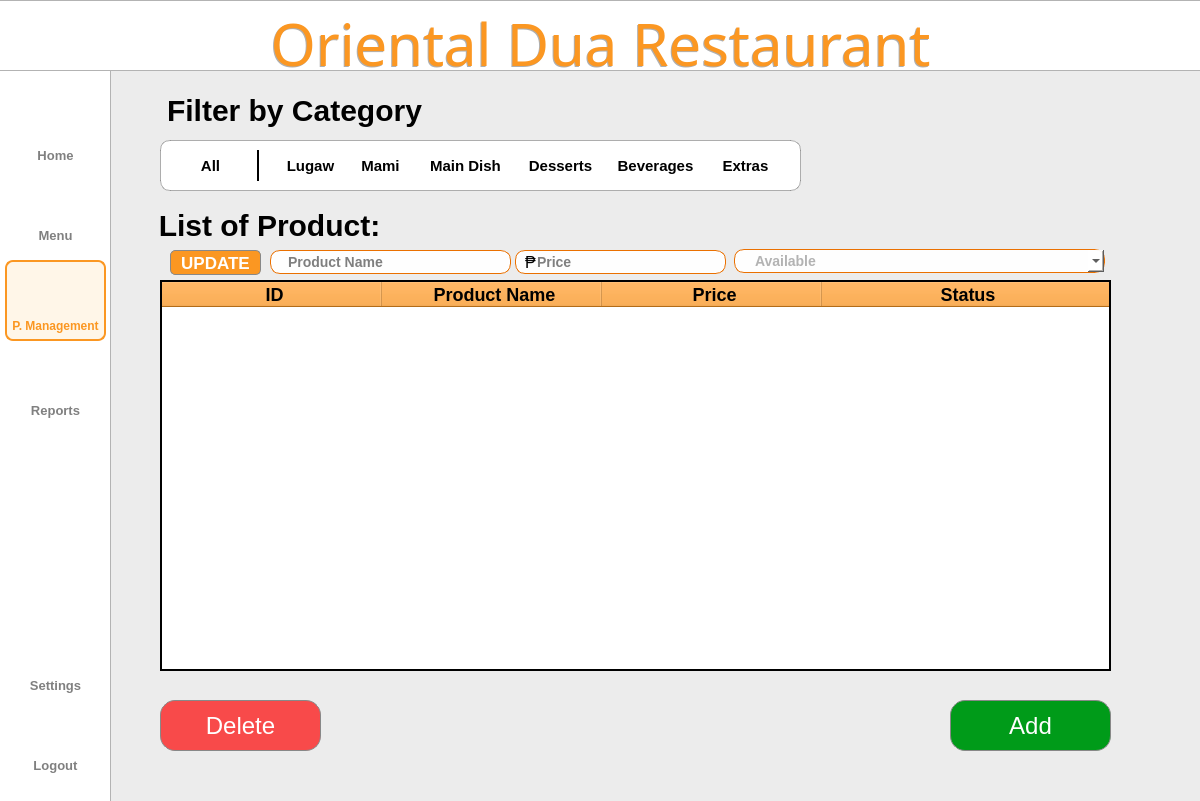
<?xml version="1.0" encoding="UTF-8"?>
<ui version="4.0">
 <class>Dialog</class>
 <widget class="QDialog" name="Dialog">
  <property name="geometry">
   <rect>
    <x>0</x>
    <y>0</y>
    <width>1200</width>
    <height>801</height>
   </rect>
  </property>
  <property name="windowTitle">
   <string>Dialog</string>
  </property>
  <widget class="QWidget" name="bgwidget" native="true">
   <property name="geometry">
    <rect>
     <x>0</x>
     <y>0</y>
     <width>1211</width>
     <height>801</height>
    </rect>
   </property>
   <property name="layoutDirection">
    <enum>Qt::LeftToRight</enum>
   </property>
   <property name="styleSheet">
    <string notr="true">QWidget#bgwidget{background-color: rgb(236, 236, 236);}

</string>
   </property>
   <widget class="QLabel" name="sidebar">
    <property name="geometry">
     <rect>
      <x>-10</x>
      <y>-30</y>
      <width>121</width>
      <height>891</height>
     </rect>
    </property>
    <property name="styleSheet">
     <string notr="true">background-color: rgb(255, 255, 255);
border: 1px solid rgba(0, 0, 0, 0.3);  </string>
    </property>
    <property name="text">
     <string/>
    </property>
   </widget>
   <widget class="QLabel" name="titlebar">
    <property name="geometry">
     <rect>
      <x>-2</x>
      <y>0</y>
      <width>1204</width>
      <height>71</height>
     </rect>
    </property>
    <property name="styleSheet">
     <string notr="true">background-color: rgb(255, 255, 255);
border: 1px solid rgba(0, 0, 0, 0.3);  </string>
    </property>
    <property name="text">
     <string/>
    </property>
   </widget>
   <widget class="QLabel" name="whitebg">
    <property name="geometry">
     <rect>
      <x>160</x>
      <y>140</y>
      <width>641</width>
      <height>51</height>
     </rect>
    </property>
    <property name="styleSheet">
     <string notr="true">background-color: rgb(255, 255, 255);
border: 1px solid rgba(0, 0, 0, 0.3);  
border-radius: 10px;  </string>
    </property>
    <property name="text">
     <string/>
    </property>
   </widget>
   <widget class="QLabel" name="title">
    <property name="geometry">
     <rect>
      <x>0</x>
      <y>10</y>
      <width>1201</width>
      <height>71</height>
     </rect>
    </property>
    <property name="styleSheet">
     <string notr="true">QLabel#title{
	color: #FB9722;
    font-family: Sacramento;
    font-size: 58px;
    font-weight: 400;
    padding-bottom: 5px;
    text-align: center;
}</string>
    </property>
    <property name="text">
     <string>Oriental Dua Restaurant</string>
    </property>
    <property name="alignment">
     <set>Qt::AlignCenter</set>
    </property>
    <property name="wordWrap">
     <bool>true</bool>
    </property>
   </widget>
   <widget class="QLabel" name="logoutIcon">
    <property name="geometry">
     <rect>
      <x>39</x>
      <y>715</y>
      <width>35</width>
      <height>35</height>
     </rect>
    </property>
    <property name="minimumSize">
     <size>
      <width>35</width>
      <height>35</height>
     </size>
    </property>
    <property name="maximumSize">
     <size>
      <width>35</width>
      <height>35</height>
     </size>
    </property>
    <property name="styleSheet">
     <string notr="true">QLabel#Pmanagementbtn{
    color: rgba(0,0,0, 0.5);
    font-family: 'Roboto';
    font-size: 11px;
    font-weight: 300;
}</string>
    </property>
    <property name="text">
     <string/>
    </property>
    <property name="pixmap">
     <pixmap resource="../resource.qrc">:/icon/icons/shutdown.png</pixmap>
    </property>
    <property name="scaledContents">
     <bool>true</bool>
    </property>
    <property name="alignment">
     <set>Qt::AlignCenter</set>
    </property>
   </widget>
   <widget class="QPushButton" name="logoutbtn">
    <property name="geometry">
     <rect>
      <x>15</x>
      <y>750</y>
      <width>81</width>
      <height>31</height>
     </rect>
    </property>
    <property name="styleSheet">
     <string notr="true">QPushButton{
    color: rgba(0,0,0, 0.5);
    font-family: 'Inter';
    font-size: 13px;
    font-weight: 500;
	border:none;
}

QPushButton:hover{
color: #FB9722;
border: 2px solid #FB9722;
border-radius: 8px;
background-color: rgba(255, 167, 25, 0.1);
}</string>
    </property>
    <property name="text">
     <string>Logout</string>
    </property>
   </widget>
   <widget class="QPushButton" name="settingsbtn">
    <property name="geometry">
     <rect>
      <x>15</x>
      <y>670</y>
      <width>81</width>
      <height>31</height>
     </rect>
    </property>
    <property name="styleSheet">
     <string notr="true">QPushButton{
    color: rgba(0,0,0, 0.5);
    font-family: 'Inter';
    font-size: 13px;
    font-weight: 500;
	border:none;
}

QPushButton:hover{
color: #FB9722;
border: 2px solid #FB9722;
border-radius: 8px;
background-color: rgba(255, 167, 25, 0.1);
}</string>
    </property>
    <property name="text">
     <string>Settings</string>
    </property>
   </widget>
   <widget class="QLabel" name="settingIcon">
    <property name="geometry">
     <rect>
      <x>39</x>
      <y>634</y>
      <width>35</width>
      <height>35</height>
     </rect>
    </property>
    <property name="minimumSize">
     <size>
      <width>35</width>
      <height>35</height>
     </size>
    </property>
    <property name="maximumSize">
     <size>
      <width>35</width>
      <height>35</height>
     </size>
    </property>
    <property name="styleSheet">
     <string notr="true">QLabel#Pmanagementbtn{
    color: rgba(0,0,0, 0.5);
    font-family: 'Roboto';
    font-size: 11px;
    font-weight: 300;
}</string>
    </property>
    <property name="text">
     <string/>
    </property>
    <property name="pixmap">
     <pixmap resource="../resource.qrc">:/icon/icons/settings.png</pixmap>
    </property>
    <property name="scaledContents">
     <bool>true</bool>
    </property>
    <property name="alignment">
     <set>Qt::AlignCenter</set>
    </property>
   </widget>
   <widget class="QPushButton" name="menubtn">
    <property name="geometry">
     <rect>
      <x>15</x>
      <y>220</y>
      <width>81</width>
      <height>31</height>
     </rect>
    </property>
    <property name="styleSheet">
     <string notr="true">QPushButton{
    color: rgba(0,0,0, 0.5);
    font-family: 'Inter';
    font-size: 13px;
    font-weight: 500;
	border:none;
}

QPushButton:hover{
color: #FB9722;
border: 2px solid #FB9722;
border-radius: 8px;
background-color: rgba(255, 167, 25, 0.1);
}</string>
    </property>
    <property name="text">
     <string>Menu</string>
    </property>
   </widget>
   <widget class="QLabel" name="p_mIcon">
    <property name="geometry">
     <rect>
      <x>37</x>
      <y>270</y>
      <width>40</width>
      <height>40</height>
     </rect>
    </property>
    <property name="minimumSize">
     <size>
      <width>40</width>
      <height>40</height>
     </size>
    </property>
    <property name="maximumSize">
     <size>
      <width>40</width>
      <height>40</height>
     </size>
    </property>
    <property name="styleSheet">
     <string notr="true"/>
    </property>
    <property name="text">
     <string/>
    </property>
    <property name="textFormat">
     <enum>Qt::PlainText</enum>
    </property>
    <property name="pixmap">
     <pixmap resource="../resource.qrc">:/icon/icons/pmanagement2.png</pixmap>
    </property>
    <property name="scaledContents">
     <bool>true</bool>
    </property>
    <property name="alignment">
     <set>Qt::AlignCenter</set>
    </property>
   </widget>
   <widget class="QPushButton" name="p_managementbtn">
    <property name="geometry">
     <rect>
      <x>5</x>
      <y>310</y>
      <width>101</width>
      <height>31</height>
     </rect>
    </property>
    <property name="styleSheet">
     <string notr="true">QPushButton{
    color: #FB9722;;
    font-family: 'Inter';
    font-size: 12px;
    font-weight: 500;
	border:none;
}
</string>
    </property>
    <property name="text">
     <string>P. Management</string>
    </property>
   </widget>
   <widget class="QLabel" name="homeIcon">
    <property name="geometry">
     <rect>
      <x>40</x>
      <y>110</y>
      <width>30</width>
      <height>30</height>
     </rect>
    </property>
    <property name="minimumSize">
     <size>
      <width>30</width>
      <height>30</height>
     </size>
    </property>
    <property name="maximumSize">
     <size>
      <width>35</width>
      <height>35</height>
     </size>
    </property>
    <property name="styleSheet">
     <string notr="true">QLabel#Pmanagementbtn{
    color: rgba(0,0,0, 0.5);
    font-family: 'Roboto';
    font-size: 11px;
    font-weight: 300;
}</string>
    </property>
    <property name="text">
     <string/>
    </property>
    <property name="pixmap">
     <pixmap resource="../resource.qrc">:/icon/icons/home.png</pixmap>
    </property>
    <property name="scaledContents">
     <bool>true</bool>
    </property>
    <property name="alignment">
     <set>Qt::AlignCenter</set>
    </property>
   </widget>
   <widget class="QPushButton" name="reportbtn">
    <property name="geometry">
     <rect>
      <x>15</x>
      <y>395</y>
      <width>81</width>
      <height>31</height>
     </rect>
    </property>
    <property name="styleSheet">
     <string notr="true">QPushButton{
    color: rgba(0,0,0, 0.5);
    font-family: 'Inter';
    font-size: 13px;
    font-weight: 500;
	border:none;
}

QPushButton:hover{
color: #FB9722;
border: 2px solid #FB9722;
border-radius: 8px;
background-color: rgba(255, 167, 25, 0.1);
}</string>
    </property>
    <property name="text">
     <string>Reports</string>
    </property>
   </widget>
   <widget class="QPushButton" name="homebtn">
    <property name="geometry">
     <rect>
      <x>15</x>
      <y>140</y>
      <width>81</width>
      <height>31</height>
     </rect>
    </property>
    <property name="styleSheet">
     <string notr="true">QPushButton{
    color: rgba(0,0,0, 0.5);
    font-family: 'Inter';
    font-size: 13px;
    font-weight: 500;
	border:none;
}

QPushButton:hover{
color: #FB9722;
border: 2px solid #FB9722;
border-radius: 8px;
background-color: rgba(255, 167, 25, 0.1);
}</string>
    </property>
    <property name="text">
     <string>Home</string>
    </property>
   </widget>
   <widget class="QLabel" name="reportIcon">
    <property name="geometry">
     <rect>
      <x>39</x>
      <y>360</y>
      <width>35</width>
      <height>35</height>
     </rect>
    </property>
    <property name="minimumSize">
     <size>
      <width>35</width>
      <height>35</height>
     </size>
    </property>
    <property name="maximumSize">
     <size>
      <width>35</width>
      <height>35</height>
     </size>
    </property>
    <property name="styleSheet">
     <string notr="true">QLabel#Pmanagementbtn{
    color: rgba(0,0,0, 0.5);
    font-family: 'Roboto';
    font-size: 11px;
    font-weight: 300;
}</string>
    </property>
    <property name="text">
     <string/>
    </property>
    <property name="pixmap">
     <pixmap resource="../resource.qrc">:/icon/icons/report.png</pixmap>
    </property>
    <property name="scaledContents">
     <bool>true</bool>
    </property>
    <property name="alignment">
     <set>Qt::AlignCenter</set>
    </property>
   </widget>
   <widget class="QLabel" name="menuIcon">
    <property name="geometry">
     <rect>
      <x>40</x>
      <y>190</y>
      <width>30</width>
      <height>30</height>
     </rect>
    </property>
    <property name="minimumSize">
     <size>
      <width>30</width>
      <height>30</height>
     </size>
    </property>
    <property name="maximumSize">
     <size>
      <width>35</width>
      <height>35</height>
     </size>
    </property>
    <property name="styleSheet">
     <string notr="true">QLabel#Pmanagementbtn{
    color: rgba(0,0,0, 0.5);
    font-family: 'Roboto';
    font-size: 11px;
    font-weight: 300;
}</string>
    </property>
    <property name="text">
     <string/>
    </property>
    <property name="pixmap">
     <pixmap resource="../resource.qrc">:/icon/icons/menu.png</pixmap>
    </property>
    <property name="scaledContents">
     <bool>true</bool>
    </property>
    <property name="alignment">
     <set>Qt::AlignCenter</set>
    </property>
   </widget>
   <widget class="QLabel" name="listofsale">
    <property name="geometry">
     <rect>
      <x>159</x>
      <y>200</y>
      <width>221</width>
      <height>51</height>
     </rect>
    </property>
    <property name="styleSheet">
     <string notr="true">QLabel{
    color: #000000;
    font-family: 'Inter';
    font-size: 30px;
    font-weight: 500;
}</string>
    </property>
    <property name="text">
     <string>List of Product:</string>
    </property>
    <property name="alignment">
     <set>Qt::AlignCenter</set>
    </property>
   </widget>
   <widget class="QTableWidget" name="tableWidget">
    <property name="geometry">
     <rect>
      <x>160</x>
      <y>280</y>
      <width>951</width>
      <height>391</height>
     </rect>
    </property>
    <property name="styleSheet">
     <string notr="true">::item:hover {
    background-color: #FB9722; 
}
QTableWidget#tableWidget QHeaderView::section {
	font-family: 'Inter';
	font-size: 18px;
	font-weight: bold;
	background-color: #FB9722; 
	color: black; 
	padding-left: 5px;
}       
</string>
    </property>
    <property name="frameShape">
     <enum>QFrame::WinPanel</enum>
    </property>
    <property name="frameShadow">
     <enum>QFrame::Plain</enum>
    </property>
    <property name="lineWidth">
     <number>1</number>
    </property>
    <property name="midLineWidth">
     <number>0</number>
    </property>
    <property name="autoScrollMargin">
     <number>1</number>
    </property>
    <property name="editTriggers">
     <set>QAbstractItemView::AnyKeyPressed|QAbstractItemView::EditKeyPressed</set>
    </property>
    <property name="alternatingRowColors">
     <bool>true</bool>
    </property>
    <property name="showGrid">
     <bool>true</bool>
    </property>
    <property name="gridStyle">
     <enum>Qt::SolidLine</enum>
    </property>
    <property name="sortingEnabled">
     <bool>false</bool>
    </property>
    <attribute name="horizontalHeaderCascadingSectionResizes">
     <bool>true</bool>
    </attribute>
    <attribute name="horizontalHeaderMinimumSectionSize">
     <number>100</number>
    </attribute>
    <attribute name="horizontalHeaderDefaultSectionSize">
     <number>220</number>
    </attribute>
    <attribute name="horizontalHeaderHighlightSections">
     <bool>false</bool>
    </attribute>
    <attribute name="horizontalHeaderStretchLastSection">
     <bool>true</bool>
    </attribute>
    <attribute name="verticalHeaderVisible">
     <bool>false</bool>
    </attribute>
    <column>
     <property name="text">
      <string>ID</string>
     </property>
    </column>
    <column>
     <property name="text">
      <string>Product Name</string>
     </property>
    </column>
    <column>
     <property name="text">
      <string>Price</string>
     </property>
    </column>
    <column>
     <property name="text">
      <string>Status</string>
     </property>
    </column>
   </widget>
   <widget class="QPushButton" name="deletebtn">
    <property name="geometry">
     <rect>
      <x>160</x>
      <y>700</y>
      <width>161</width>
      <height>51</height>
     </rect>
    </property>
    <property name="styleSheet">
     <string notr="true">QPushButton{
	color: #FFFFFF;
    background-color: #F84A4A;
    border: 1px solid #888888;
    border-radius: 15px;
	font-family: 'Inter';
    font-size: 24px;
    font-weight: 400;
}
QPushButton:hover {
	
	background-color: rgb(255, 85, 73);
}

QPushButton:pressed {
 	background-color: #F84A4A;
}</string>
    </property>
    <property name="text">
     <string>Delete</string>
    </property>
   </widget>
   <widget class="QLabel" name="listofsale_2">
    <property name="geometry">
     <rect>
      <x>159</x>
      <y>90</y>
      <width>271</width>
      <height>41</height>
     </rect>
    </property>
    <property name="styleSheet">
     <string notr="true">QLabel{
    color: #000000;
    font-family: 'Inter';
    font-size: 30px;
    font-weight: 500;
}</string>
    </property>
    <property name="text">
     <string>Filter by Category</string>
    </property>
    <property name="alignment">
     <set>Qt::AlignCenter</set>
    </property>
   </widget>
   <widget class="QPushButton" name="addbtn">
    <property name="geometry">
     <rect>
      <x>950</x>
      <y>700</y>
      <width>161</width>
      <height>51</height>
     </rect>
    </property>
    <property name="styleSheet">
     <string notr="true">QPushButton{
	color: #FFFFFF;
    background-color: #009B19;
    border: 1px solid #888888;
    border-radius: 15px;
	font-family: 'Inter';
    font-size: 24px;
    font-weight: 400;
}
QPushButton:hover {
	background-color: rgb(0, 175, 26);
}

QPushButton:pressed {
  background-color: #009B19;
}</string>
    </property>
    <property name="text">
     <string>Add</string>
    </property>
   </widget>
   <widget class="QPushButton" name="lugawbtn">
    <property name="geometry">
     <rect>
      <x>280</x>
      <y>145</y>
      <width>61</width>
      <height>41</height>
     </rect>
    </property>
    <property name="styleSheet">
     <string notr="true">QPushButton{
    color: #000000;;
    font-family: 'Roboto';
    font-size: 15px;
    font-weight: 500;
	border:none;
}

QPushButton:hover{
color: #FB9722;
background-color: #FB9722;
border: 2px solid #FB9722;
border-radius: 8px;
background-color: rgba(255, 167, 25, 0.1);
}


</string>
    </property>
    <property name="text">
     <string>Lugaw</string>
    </property>
   </widget>
   <widget class="QPushButton" name="mamibtn">
    <property name="geometry">
     <rect>
      <x>350</x>
      <y>145</y>
      <width>61</width>
      <height>41</height>
     </rect>
    </property>
    <property name="styleSheet">
     <string notr="true">QPushButton{
    color: #000000;;
    font-family: 'Roboto';
    font-size: 15px;
    font-weight: 500;
	border:none;
}

QPushButton:hover{
color: #FB9722;
background-color: #FB9722;
border: 2px solid #FB9722;
border-radius: 8px;
background-color: rgba(255, 167, 25, 0.1);
}

</string>
    </property>
    <property name="text">
     <string>Mami</string>
    </property>
   </widget>
   <widget class="QPushButton" name="maindishbtn">
    <property name="geometry">
     <rect>
      <x>420</x>
      <y>145</y>
      <width>91</width>
      <height>41</height>
     </rect>
    </property>
    <property name="styleSheet">
     <string notr="true">QPushButton{
    color: #000000;;
    font-family: 'Roboto';
    font-size: 15px;
    font-weight: 500;
	border:none;
}

QPushButton:hover{
color: #FB9722;
background-color: #FB9722;
border: 2px solid #FB9722;
border-radius: 8px;
background-color: rgba(255, 167, 25, 0.1);
}

</string>
    </property>
    <property name="text">
     <string>Main Dish</string>
    </property>
   </widget>
   <widget class="QPushButton" name="dessertsbtn">
    <property name="geometry">
     <rect>
      <x>520</x>
      <y>145</y>
      <width>81</width>
      <height>41</height>
     </rect>
    </property>
    <property name="styleSheet">
     <string notr="true">QPushButton{
    color: #000000;;
    font-family: 'Roboto';
    font-size: 15px;
    font-weight: 500;
	border:none;
}

QPushButton:hover{
color: #FB9722;
background-color: #FB9722;
border: 2px solid #FB9722;
border-radius: 8px;
background-color: rgba(255, 167, 25, 0.1);
}

</string>
    </property>
    <property name="text">
     <string>Desserts</string>
    </property>
   </widget>
   <widget class="QPushButton" name="beveragesbtn">
    <property name="geometry">
     <rect>
      <x>610</x>
      <y>145</y>
      <width>91</width>
      <height>41</height>
     </rect>
    </property>
    <property name="styleSheet">
     <string notr="true">QPushButton{
    color: #000000;;
    font-family: 'Roboto';
    font-size: 15px;
    font-weight: 500;
	border:none;
}

QPushButton:hover{
color: #FB9722;
background-color: #FB9722;
border: 2px solid #FB9722;
border-radius: 8px;
background-color: rgba(255, 167, 25, 0.1);
}
</string>
    </property>
    <property name="text">
     <string>Beverages</string>
    </property>
   </widget>
   <widget class="QPushButton" name="extrasbtn">
    <property name="geometry">
     <rect>
      <x>710</x>
      <y>145</y>
      <width>71</width>
      <height>41</height>
     </rect>
    </property>
    <property name="styleSheet">
     <string notr="true">QPushButton{
    color: #000000;;
    font-family: 'Roboto';
    font-size: 15px;
    font-weight: 500;
	border:none;
}

QPushButton:hover{
color: #FB9722;
background-color: #FB9722;
border: 2px solid #FB9722;
border-radius: 8px;
background-color: rgba(255, 167, 25, 0.1);
}
</string>
    </property>
    <property name="text">
     <string>Extras</string>
    </property>
   </widget>
   <widget class="QPushButton" name="updatebtn">
    <property name="geometry">
     <rect>
      <x>170</x>
      <y>250</y>
      <width>91</width>
      <height>25</height>
     </rect>
    </property>
    <property name="styleSheet">
     <string notr="true">QPushButton{
	color: #FFFFFF;
    background-color: #FB9722;
    border: 1px solid #888888;
    border-radius: 5px;
	font-family: 'Inter';
    font-size: 17px;
    font-weight: 500;
}
QPushButton:hover {
	background-color: rgb(255, 167, 25);
}

QPushButton:pressed {
 	background-color: #FB9722;
}</string>
    </property>
    <property name="text">
     <string>UPDATE</string>
    </property>
   </widget>
   <widget class="Line" name="line">
    <property name="geometry">
     <rect>
      <x>250</x>
      <y>150</y>
      <width>16</width>
      <height>31</height>
     </rect>
    </property>
    <property name="frameShadow">
     <enum>QFrame::Plain</enum>
    </property>
    <property name="lineWidth">
     <number>2</number>
    </property>
    <property name="orientation">
     <enum>Qt::Vertical</enum>
    </property>
   </widget>
   <widget class="QPushButton" name="allbtn">
    <property name="geometry">
     <rect>
      <x>180</x>
      <y>150</y>
      <width>61</width>
      <height>31</height>
     </rect>
    </property>
    <property name="styleSheet">
     <string notr="true">QPushButton{
    color: #000000;;
    font-family: 'Roboto';
    font-size: 15px;
    font-weight: 500;
	border:none;
}

QPushButton:hover{
color: #FB9722;
background-color: #FB9722;
border: 2px solid #FB9722;
border-radius: 8px;
background-color: rgba(255, 167, 25, 0.1);
}


</string>
    </property>
    <property name="text">
     <string>All</string>
    </property>
   </widget>
   <widget class="QLineEdit" name="pricefield">
    <property name="geometry">
     <rect>
      <x>515</x>
      <y>250</y>
      <width>211</width>
      <height>24</height>
     </rect>
    </property>
    <property name="styleSheet">
     <string notr="true">QLineEdit{
	padding-left: 19px;
    border-radius: 10px;
    border: 1px solid rgb(234, 112, 0);  
    background-color: rgba(255, 255, 255, 240);
    font-family: 'Roboto';
	font-size: 14px;
	font-weight: 500;
}</string>
    </property>
    <property name="text">
     <string/>
    </property>
    <property name="placeholderText">
     <string>Price</string>
    </property>
   </widget>
   <widget class="QLineEdit" name="pnamefield">
    <property name="geometry">
     <rect>
      <x>270</x>
      <y>250</y>
      <width>241</width>
      <height>24</height>
     </rect>
    </property>
    <property name="styleSheet">
     <string notr="true">QLineEdit{
	padding-left: 15px;
    border-radius: 10px;
    border: 1px solid rgb(234, 112, 0);  
    background-color: rgba(255, 255, 255, 240);
    font-family: 'Roboto';
	font-size: 14px;
	font-weight: 500;
}</string>
    </property>
    <property name="placeholderText">
     <string>Product Name</string>
    </property>
   </widget>
   <widget class="QLabel" name="label">
    <property name="geometry">
     <rect>
      <x>525</x>
      <y>252</y>
      <width>16</width>
      <height>21</height>
     </rect>
    </property>
    <property name="styleSheet">
     <string notr="true">
  font-family: 'Inter';
	font-size: 16px;
	font-weight: 400;
</string>
    </property>
    <property name="text">
     <string>₱</string>
    </property>
   </widget>
   <widget class="QLabel" name="error">
    <property name="geometry">
     <rect>
      <x>390</x>
      <y>215</y>
      <width>401</width>
      <height>21</height>
     </rect>
    </property>
    <property name="styleSheet">
     <string notr="true">font: 11pt &quot;MS Shell Dlg 2&quot;;
color: rgb(255, 0, 0);</string>
    </property>
    <property name="text">
     <string/>
    </property>
   </widget>
   <widget class="QLabel" name="label_2">
    <property name="geometry">
     <rect>
      <x>5</x>
      <y>260</y>
      <width>101</width>
      <height>81</height>
     </rect>
    </property>
    <property name="styleSheet">
     <string notr="true">QLabel{
	background-color: rgba(255, 167, 25, 0.1);
	border: 2px solid #FB9722;
	border-radius: 8px;
}</string>
    </property>
    <property name="text">
     <string/>
    </property>
   </widget>
   <widget class="QComboBox" name="comboBox">
    <property name="geometry">
     <rect>
      <x>734</x>
      <y>249</y>
      <width>371</width>
      <height>24</height>
     </rect>
    </property>
    <property name="styleSheet">
     <string notr="true">QComboBox{
	padding-left: 20px;
    border-radius: 10px;
    border: 1px solid rgb(234, 112, 0);  
    background-color: rgba(255, 255, 255, 240);
    font-family: 'Inter';
	font-size: 14px;
	font-weight: 500;
	color: rgba(0, 0, 0, 75);
}</string>
    </property>
    <property name="frame">
     <bool>true</bool>
    </property>
    <item>
     <property name="text">
      <string>Available</string>
     </property>
    </item>
    <item>
     <property name="text">
      <string>Unavailable</string>
     </property>
    </item>
   </widget>
   <widget class="QLabel" name="title_3">
    <property name="geometry">
     <rect>
      <x>-1</x>
      <y>11</y>
      <width>1201</width>
      <height>71</height>
     </rect>
    </property>
    <property name="styleSheet">
     <string notr="true">QLabel{
color: rgba(0, 0, 0, 80);
    font-family: Sacramento;
    font-size: 58px;
    font-weight: 400;
    padding-bottom: 5px;
    text-align: center;
}
</string>
    </property>
    <property name="text">
     <string>Oriental Dua Restaurant</string>
    </property>
    <property name="alignment">
     <set>Qt::AlignCenter</set>
    </property>
    <property name="wordWrap">
     <bool>true</bool>
    </property>
   </widget>
   <zorder>sidebar</zorder>
   <zorder>titlebar</zorder>
   <zorder>whitebg</zorder>
   <zorder>logoutIcon</zorder>
   <zorder>logoutbtn</zorder>
   <zorder>settingsbtn</zorder>
   <zorder>settingIcon</zorder>
   <zorder>menubtn</zorder>
   <zorder>homeIcon</zorder>
   <zorder>reportbtn</zorder>
   <zorder>homebtn</zorder>
   <zorder>reportIcon</zorder>
   <zorder>menuIcon</zorder>
   <zorder>listofsale</zorder>
   <zorder>tableWidget</zorder>
   <zorder>deletebtn</zorder>
   <zorder>listofsale_2</zorder>
   <zorder>addbtn</zorder>
   <zorder>lugawbtn</zorder>
   <zorder>mamibtn</zorder>
   <zorder>maindishbtn</zorder>
   <zorder>dessertsbtn</zorder>
   <zorder>beveragesbtn</zorder>
   <zorder>extrasbtn</zorder>
   <zorder>updatebtn</zorder>
   <zorder>line</zorder>
   <zorder>allbtn</zorder>
   <zorder>pricefield</zorder>
   <zorder>pnamefield</zorder>
   <zorder>label</zorder>
   <zorder>error</zorder>
   <zorder>label_2</zorder>
   <zorder>p_mIcon</zorder>
   <zorder>p_managementbtn</zorder>
   <zorder>comboBox</zorder>
   <zorder>title_3</zorder>
   <zorder>title</zorder>
  </widget>
 </widget>
 <resources>
  <include location="../resource.qrc"/>
 </resources>
 <connections/>
</ui>
